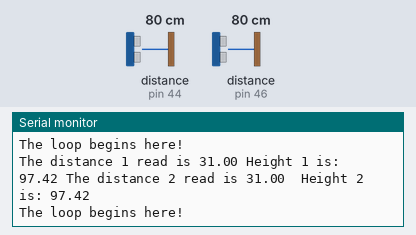
Simulated run of this sketch. Board: Arduino Uno, built with avr-gcc and run on an emulated ATmega328P. Shown: the last lines printed to the serial monitor. Inputs (shaded band) come from the test bench; at power-on: distance to the obstacle (sensors on pin 44, pin 46) 80 cm. The echo pulse lasts 58.3 µs per cm.

Above: at 4.0 s.
4.1 s: distance to the obstacle (sensor on pin 44) set to 2 cm
At 5.0 s:
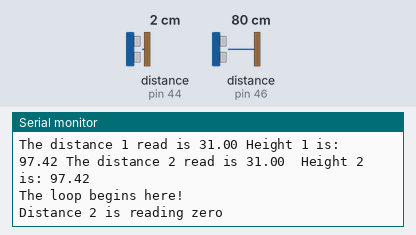
8.3 s: distance to the obstacle (sensor on pin 44) set to 4 cm
At 11.1 s:
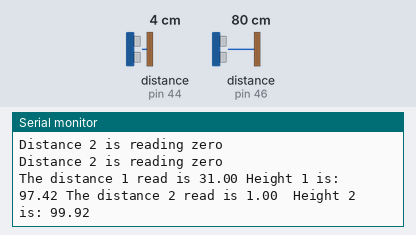
12.5 s: distance to the obstacle (sensor on pin 46) set to 2 cm
At 13.7 s:
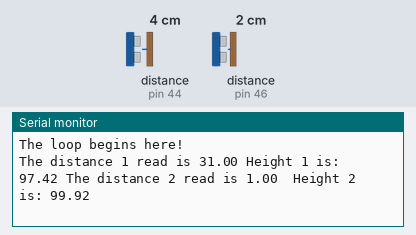
16.7 s: distance to the obstacle (sensor on pin 46) set to 4 cm
At 19.2 s:
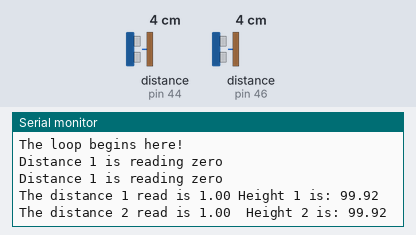

The sketch:

SonarTesting.ino
```cpp
//Based on code from Adafruit - www.Adafruit.com
//Credit given to all creators of included libraries
//This project is open source
//Remote Cellular Water Height Sensor developed by Nicholas Liger, from previous work by Corrine Smith and Winford Janvrin
//in conjuction with ARTS - LAB at University of South and Carolina and South Carolina Department of Environmental Services (SC DES)

/************************* All Included Libraries - Do not change this section! *********************************/
// //The below three libraries allow the Arduino to connect to the Adafruit IO
// #include "Adafruit_MQTT.h" //Adafruit Arduino MQTT library
// #include "Adafruit_MQTT_Client.h" //Adafruit Arduino MQTT library
// #include <WiFi101.h> //Arduino Wifi library
// //The below two libraries work the SD reader as well as the SPI for communicating with the SD card reader
// #include <SPI.h>  //SPI communication library
// #include <SD.h> //SD card library
//The below three libraries work the INA219 chip, RTC, and the I2C protocol for communicating with them
#include <Wire.h> //library for using I2C communication
// #include <Adafruit_INA219.h> //Adafruit library for controlling INA219 voltage/current sensing chip
// #include <DS3231.h> //library for RTC module
// #include <LowPower.h> //library for using the sleep mode watchdog timer
#include "NewPing.h" //New Ping library for use with the sonar sensors

// /************************* WiFI Setup *****************************/
// char ssid[] = "";     //  your network SSID (name)
// char pass[] = "";    // your network password (use for WPA, or use as key for WEP)
// int keyIndex = 0;    // your network key Index number (needed only for WEP)

// int status = WL_IDLE_STATUS; //Wifi variable, do not edit

// /************************* Adafruit.io Setup *********************************/
// #define AIO_SERVER      "io.adafruit.com" //Adafruit IO server information
// #define AIO_SERVERPORT  1883 //Adafruit IO server information
// #define AIO_USERNAME    "" //Username of Adafruit account you are trying to connect with
// #define AIO_KEY         "" //Key for Adafruit account you are trying to connect with

// /************Setting up Wifi - Don't change anything in this section! ******************/
// //Set up the wifi client
// WiFiClient client;
// Adafruit_MQTT_Client mqtt(&client, AIO_SERVER, AIO_SERVERPORT, AIO_USERNAME, AIO_KEY);
// #define halt(s) { Serial.println(F( s )); while(1);  }

// /****************************** Creating Feeds for the Adafruit IO***************************************/
// // MQTT paths for Adafruit IO should follow the form: <username>/feeds/<feedname>
// // After Publish/Subscribe, the name of the feed is saved as a variable for later use!
// /******************************Feeds for the Adafruit IO***************************************/
// //All Publish paths are for sending data from the Arduino to the Adafruit Server
// Adafruit_MQTT_Publish sonar1 = Adafruit_MQTT_Publish(&mqtt, AIO_USERNAME "/feeds/sonar-sensor-1");
// Adafruit_MQTT_Publish sonar2 = Adafruit_MQTT_Publish(&mqtt, AIO_USERNAME "/feeds/sonar-sensor-2");
// Adafruit_MQTT_Publish batteryVoltage = Adafruit_MQTT_Publish(&mqtt, AIO_USERNAME "/feeds/battery-voltage");
// Adafruit_MQTT_Publish internalTemperature = Adafruit_MQTT_Publish(&mqtt, AIO_USERNAME "/feeds/temperature");
// Adafruit_MQTT_Publish signalStrength = Adafruit_MQTT_Publish(&mqtt, AIO_USERNAME "/feeds/signal-strength");
// //All Subscribe paths are for sending data from the Adafruit server to the Arduino
// Adafruit_MQTT_Subscribe initialHeight1 = Adafruit_MQTT_Subscribe(&mqtt, AIO_USERNAME "/feeds/initial-height-1");
// Adafruit_MQTT_Subscribe initialHeight2 = Adafruit_MQTT_Subscribe(&mqtt, AIO_USERNAME "/feeds/initial-height-2");

// /****************************** Declaring Other Variables ***************************************/
// //Variables for setting up the INA219 power monitoring device
// Adafruit_INA219 ina219; //declares the INA219 variable, do not edit
// float busVoltage = 0; //the voltage reading on the battery input from INA219

//Variables for setting up the two ultrasonic sensors
const int trigPin1 = 47; //trigger pin for sonar sensor 1
const int echoPin1 = 46; //echo pin for sonar sensor 1
const int trigPin2 = 45; //trigger pin for sonar sensor 2
const int echoPin2 = 44; //echo pin for sonar sensor 2
const int maxDist = 600; // max distance in cm for sonar sensor, same for both
NewPing sonar_sensor_1(trigPin1, echoPin1, maxDist); //set up NewPing variable for sonar sensor 1
NewPing sonar_sensor_2(trigPin2, echoPin2, maxDist); //set up NewPing variable for sonar sensor 2
float distance1=0; //variable for distance measured by sonar sensor 1
float distance2=0; //variable for distance measured by sonar sensor 2
float initHght1 = 100; //Elevation of the ultrasonic sensor 1 at set up, used
//to calibrate the sensor readings (usually done in reference to sea level)
float initHght2 = 100; //Elevation of the ultrasonic sensor 1 at set up, used
//to calibrate the sensor readings (usually done in reference to sea level)
float height1 = 0; //Height variable for the current water height calculated from ultrasonic sensor 1
//(usually done with reference to sea level)
float height2 = 0; //Same for sensor 2
int failCount = 0; //used to track failures to stop infinite loops

// //Variables for setting up the SD card and RTC
// char timeStamp[32]; //Char/string variable for holding time stamp
// const int chipSelect = 4; //Chip Select for the SD card on the WINC1500 shield
// char dayStampFileName[20]; //Char/string variable for holding the day stamp for naming
// //file in SD card
// DS3231 myRTC; //RTC variable for using DS3231 library scripts

// //Variables governing the sampling rate of the sensor
// uint8_t currentTime = 1; //variable used to hold "minute" reading of RTC
// uint8_t lastTime = 1; //variable used to hold the previous "minute" reading of RTC
// //See code later for more description of the above variables
// int delayTime = 5; //time in minutes between between readings

// #define MQTT_CONN_KEEPALIVE 300 //Adafruit IO defaults to 5 mins of connection
// bool firstRun = true;

//*******************************Void Set up************************************
void setup() {
  Serial.begin(9600); //begin the Serial monitor
  Wire.begin(); //begin communication with I2C, needed for RTC module and INA219 chip

  // //The below section activates the SD card
  // Serial.print("Initializing SD card...");

  // // see if the card is present and can be initialized:
  // while (!SD.begin(chipSelect)) {
  //   Serial.println("Card failed, or not present. Retrying...");
  //   delay(2000);
  // }
  // Serial.println("card initialized.");

  // //These following lines start up and calibrate the INA219 chip
  //  while (!ina219.begin()) { //these lines initialize the INA219 chip
  //   Serial.println("Failed to find INA219 chip. Retrying...");
  //   delay(2000);
  // }

  // // To use a slightly lower 32V, 1A range (higher precision on amps):
  // //ina219.setCalibration_32V_1A();
  // // Or to use a lower 16V, 400mA range (higher precision on volts and amps):
  // ina219.setCalibration_16V_400mA();


  // // Initialise the Wifi Client to connect to the Internet
  // Serial.print(F("\nInit the WiFi module..."));
  // // check for the presence of the breakout
  // if (WiFi.status() == WL_NO_SHIELD) {
  //   Serial.println("WINC1500 not present");
  //   // don't continue:
  //   while (true);
  // }
  // Serial.println("ATWINC OK!");

  // //These lines set up the ability to subscribe from the Adafruit IO Dashboard
  // mqtt.subscribe(&initialHeight1);
  // mqtt.subscribe(&initialHeight2);
  // MQTT_connect(); //This connects our sensor package to the Adafruit IO
}

void loop() {
  Serial.println("The loop begins here!");
  // //This if statement will not allow the program to proceed until the Initial Height for both ultrasonic sensors have been
  // //entered from the Adafruit IO
  // while (initHght1 == 0 || initHght2 == 0){
  //     // This is our 'wait for incoming subscription packets' busy subloop
  //   Adafruit_MQTT_Subscribe *subscription;
  //   while ((subscription = mqtt.readSubscription(5000))) {
  //     if (subscription == &initialHeight1) {
  //       Serial.print(F("*** Got: "));
  //       Serial.println((char *)initialHeight1.lastread);
  //       initHght1 = atof((char *)initialHeight1.lastread);
  //     }
  //     if (subscription == &initialHeight2) {
  //       Serial.print(F("*** Got: "));
  //       Serial.println((char *)initialHeight2.lastread);
  //       initHght2 = atof((char *)initialHeight2.lastread);
  //     }
  //   }
  //   Serial.println(initHght1);
  //   Serial.println(initHght2);
  //   Serial.println("You have not entered the initial heights yet!");
  //   delay(2000);
  //   }
  // DateTime now = RTClib::now();; //creates the "now" variable from the RTC to save the timeStamp
  // currentTime = now.minute(); //saves the current minute as a variable

  // //This "if" loop contains all of the code to run the package on loop. The sampling rate set in the Adafruit Dashboard gives the
  // //frequency this loop runs on. Every nth minute, this loop will transmit data to the Adafruit IO server
  // if (currentTime%delayTime == 0 && currentTime != lastTime || firstRun == true){
  //   //We first run the MQTT connect function to make sure that our connection to the server is active!
  //   //If not, then the Wifi will attempt to reconnect. See details below
  //   MQTT_connect();
  //   //This section creates the timestamps from the RTC module
  //   sprintf(timeStamp, "%02d-%02d-%02d %02d:%02d:%02d ", now.year(), now.month(), now.day(), now.hour(), now.minute(), now.second());
  //   //the above line creates a timestamp that is used to date data saved to the SD card
  //   snprintf(dayStampFileName, 20, "%02d%02d%02d.txt", now.year(), now.month(), now.day());
  //   //the above line creates a name for the SD card files so that a new file is created every new day
  //   Serial.print(F("Date/Time: ")); //uncomment to debug
  //   Serial.println(timeStamp);

    // //This line retrieves temperature in Celcius from the RTC
    // float rtcTemp = myRTC.getTemperature();
    // float tempF = rtcTemp*(1.8)+32; //convert celcius to farenheit
    // Serial.println(tempF);

    // //This line gets the voltage of the battery from the INA219 chip
    // busVoltage = ina219.getBusVoltage_V()+0.8; //get voltage from battery and add 0.8V to account for drop across diode
    // Serial.println(busVoltage);

    //This section gets the current distance from the sonar sensors and calculates
    //the current height based on the elevation of sensor minus the distance
    // h = h0 - d, and converts the reading to ft
    distance1 = sonar_sensor_1.convert_in(sonar_sensor_1.ping_median(5)); //The median function gives the median value of five quick samples
    delay(1000); //This second delay keeps the sensors from interfering with each other
    distance2 = sonar_sensor_2.convert_in(sonar_sensor_2.ping_median(5)); //same as above for sensor 2

    //To further reduce misreads, check if distance is equal to zero
    //If the sensor times out, then the Arduino will record the distance
    //inaccurately as zero, and the water surface elevation will appear to
    //be equal to the installation height, so we check here if distance1 or distance2
    //equals zero, and if so, we try again until we get a non-zero answer
    failCount = 0; //reset the failure counter before going into the while loop to stop an infinite loop
    while (distance1 == 0 && failCount <10){
      Serial.println("Distance 1 is reading zero");
      distance1 = sonar_sensor_1.convert_in(sonar_sensor_1.ping_median(5)); //The median function gives the median value of five quick samples
      delay(1000);
      failCount++;
    }
    failCount = 0; //reset the failure counter before going into the while loop to stop an infinite loop
    while (distance2 == 0 && failCount <10){
      Serial.println("Distance 2 is reading zero");
      distance2 = sonar_sensor_2.convert_in(sonar_sensor_2.ping_median(5)); //The median function gives the median value of five quick samples
      delay(1000);
      failCount++;
    }
    height1 = initHght1 - (distance1)/(12); //convert from inches to feet
    height2 = initHght2 - (distance2)/(12);
    Serial.print("The distance 1 read is ");
    Serial.print(distance1);
    Serial.print(" Height 1 is: "); //uncomment to debug
    Serial.print(height1);
    Serial.print(" The distance 2 read is ");
    Serial.print(distance2);
    Serial.print("  Height 2 is: ");
    Serial.println(height2);

  //   // This section saves the data to the SD card, before we attempt to transmit the data over the cell network
  //   //Because the cell connection crashes frequently, we save the data to the SD card first so that we can have
  //   //a more complete set of data for future investigation
  //   Serial.println(dayStampFileName);
  //   //This line creates a new file named with the day time stamp (DDMMYYYY)
  //   //or opens the file if this name already exists
  //   //The SD cards have a tendency to become corrupted which can ruin a long term test
  //   //if the data is all saved to a single file, so this method creates a new CSV for every day
  //   //so that even if a file is corrupted, we will still have the data from every other day
  //   if (SD.exists(dayStampFileName) == 0) {
  //     File dataFile = SD.open(dayStampFileName, FILE_WRITE);
  //     if (dataFile){
  //       dataFile.println("Ultrasonic 1 Height Reading (ft),Ultrasonic 2 Height Reading (ft),Battery Voltage (V),Internal Temperature (F),Datetime");
  //       dataFile.close();
  //     }
  //     else {
  //     Serial.println("error opening datalog.txt");
  //     }
  //   }
  //   // The below section creates a new entry in SD card which records all the relevant
  //   // information and the timestamp in a CSV format
  //   File dataFile = SD.open(dayStampFileName, FILE_WRITE);
  //   if (dataFile) {
  //       dataFile.print(height1);
  //       dataFile.print(",");
  //       dataFile.print(height2);
  //       dataFile.print(",");
  //       dataFile.print(busVoltage);
  //       dataFile.print(",");
  //       dataFile.print(tempF);
  //       dataFile.print(",");
  //       dataFile.println(timeStamp);
  //       dataFile.close();
  //     }
  //   // if the file isn't open, pop up an error:
  //   else {
  //     Serial.println("error opening datalog.txt");
  //   }

  // //This line checks the Wifi signal in Raw signal strength (RSSI)
  // float n = WiFi.RSSI();
  // Serial.print(n); Serial.println(F(" RSSI"));

  // // Now publish all the data to different feeds via the Adafruit server!
      if (distance1 != 0){
  //    if (! sonar1.publish(height1)) {
  //      Serial.println(F("Failed"));
  //    }
      }
      if (distance2 != 0){
    //  if (! sonar2.publish(height2)) {
    //    Serial.println(F("Failed"));
    //  }
      }
  // if (! batteryVoltage.publish(busVoltage)) {
  //    Serial.println(F("Failed"));
  //  }
  //   if (! internalTemperature.publish(tempF)) {
  //    Serial.println(F("Failed"));
  //  }
  //   if (! signalStrength.publish(n)) {
  //    Serial.println(F("Failed"));
  //  }
  // // Delay until next post
  //   lastTime = currentTime; //This prevents the "if" loop from running again and again
  //   //in the same minute

  //   //Serial.println((char *)initialHeight.lastread); //uncomment to debug
  //   Serial.println("Going to sleep!");
  //   firstRun = false;
  // }
  // //Between sampling times, the Arduino is sent into light sleep which helps to save on power
  // //It wakes up every eight seconds to check the time and goes back to sleep unless the sampling rate
  // //conditions are met in the "if" loop
  // else {
  //   LowPower.powerDown(SLEEP_8S, ADC_OFF, BOD_OFF);
  //   delay(5);
  // }
  delay(2000);
}

// //Our custom code ends here. Everything below are premade function codes

// //************************** Function Codes - Do not alter these! **************************
// // Function to connect and reconnect as necessary to the MQTT server.
// // Should be called in the loop function and it will take care if connecting.
// /************************** Connecting/Reconnecting Check to the Adafruit IO Server - Do not change! ************************************/
// void MQTT_connect() {
//   int8_t ret;

//   // attempt to connect to Wifi network:
//   while (WiFi.status() != WL_CONNECTED) {
//     Serial.print("Attempting to connect to SSID: ");
//     Serial.println(ssid);
//     // Connect to WPA/WPA2 network. Change this line if using open or WEP network:
//     status = WiFi.begin(ssid, pass);

//     // wait 10 seconds for connection:
//     uint8_t timeout = 10;
//     while (timeout && (WiFi.status() != WL_CONNECTED)) {
//       timeout--;
//       delay(1000);
//     }
//   }

//   // Stop if already connected.
//   if (mqtt.connected()) {
//     return;
//   }

//   Serial.print("Connecting to MQTT... ");

//   while ((ret = mqtt.connect()) != 0) { // connect will return 0 for connected
//        Serial.println(mqtt.connectErrorString(ret));
//        Serial.println("Retrying MQTT connection in 5 seconds...");
//        mqtt.disconnect();
//        delay(5000);  // wait 5 seconds
//   }
//   Serial.println("MQTT Connected!");
// }
```

Measured:
- after the input at 4.1 s, the serial monitor: prints a new line after 0.42 s (image 1)
- after the input at 8.3 s, the serial monitor: prints a new line after 1.8 s (image 2)
- after the input at 16.7 s, the serial monitor: prints a new line after 2.2 s (image 4)
